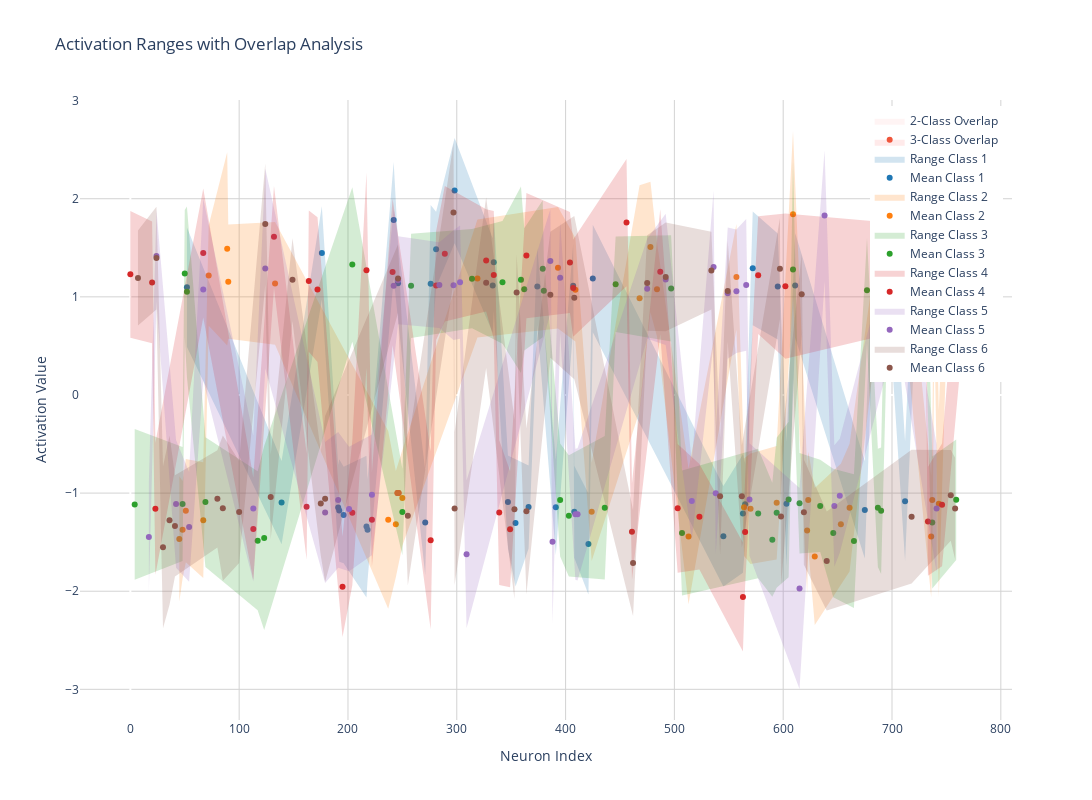

The notebook cell saved with this chart:
### Code cell
import torch
import numpy as np
import plotly.graph_objects as go
from itertools import combinations
from ipywidgets import VBox, Output
from IPython.display import display

def compute_ranges_and_overlaps(fc_vals_per_class, masks_per_class, tao=0.2):
    """
    Compute ranges and find overlapping neurons between different class combinations
    """
    num_classes = len(fc_vals_per_class)
    # Get number of neurons from the first activation array
    first_fc = fc_vals_per_class[0]
    if isinstance(first_fc, list):
        num_neurons = len(first_fc[0])
    else:
        num_neurons = first_fc.shape[1] if hasattr(first_fc, 'shape') else len(first_fc[0])
    
    # Convert all data to numpy arrays and compute ranges in one pass
    ranges = []
    masks_np = []
    
    for fc_vals, mask in zip(fc_vals_per_class, masks_per_class):
        # Convert and compute fc_vals statistics
        if isinstance(fc_vals, list):
            fc_vals = np.array(fc_vals)
        elif torch.is_tensor(fc_vals):
            fc_vals = fc_vals.cpu().numpy()
            
        mean = np.mean(fc_vals, axis=0)
        std = np.std(fc_vals, axis=0)
        ranges.append({
            'mean': mean,
            'lower': mean - tao * std,
            'upper': mean + tao * std
        })
        
        # Convert masks
        if torch.is_tensor(mask):
            mask = mask.cpu().numpy()
        masks_np.append(mask.astype(bool))
    
    # Compute overlaps efficiently
    overlap_info = {
        'neurons': np.zeros(num_neurons, dtype=int),
        'combinations': {}
    }

    # Pre-compute active neurons for each class
    active_neurons = [~mask for mask in masks_np]
    
    # For each neuron, find all classes where it's active and check overlaps
    for neuron in range(num_neurons):
        # Get classes where this neuron is active
        active_classes = [i for i, active in enumerate(active_neurons) if active[neuron]]
        
        if len(active_classes) >= 2:
            # Check if ranges overlap for active classes
            min_upper = min(ranges[cls_idx]['upper'][neuron] for cls_idx in active_classes)
            max_lower = max(ranges[cls_idx]['lower'][neuron] for cls_idx in active_classes)
            
            if max_lower <= min_upper:  # Ranges overlap
                overlap_info['neurons'][neuron] = len(active_classes)
                overlap_info['combinations'][neuron] = tuple(active_classes)

    return ranges, overlap_info

def create_detailed_range_plot(fc_vals_per_class, masks_per_class, tao=0.2, title="Activation Ranges with Overlap Analysis"):
    """
    Create visualization showing activation ranges and overlaps
    """
    print("Computing ranges and overlaps...")
    ranges, overlap_info = compute_ranges_and_overlaps(fc_vals_per_class, masks_per_class, tao)
    num_classes = len(fc_vals_per_class)
    num_neurons = len(overlap_info['neurons'])
    
    print("Creating visualization...")
    
    # Create color scheme for different overlap levels
    overlap_colors = {
        0: 'rgba(200, 200, 200, 0.1)',  # No overlap
        2: 'rgba(255, 200, 200, 0.2)',  # 2 classes
        3: 'rgba(255, 150, 150, 0.2)',  # 3 classes
        4: 'rgba(255, 100, 100, 0.2)',  # 4 classes
        5: 'rgba(255, 50, 50, 0.2)',    # 5 classes
        6: 'rgba(255, 0, 0, 0.2)'       # 6 classes
    }
    
    class_colors = [
        'rgb(31, 119, 180)',   # blue
        'rgb(255, 127, 14)',   # orange
        'rgb(44, 160, 44)',    # green
        'rgb(214, 39, 40)',    # red
        'rgb(148, 103, 189)',  # purple
        'rgb(140, 86, 75)',    # brown
    ]
    
    fig = go.Figure()
    
    # Add background color for overlap regions efficiently
    overlap_neurons = np.where(overlap_info['neurons'] >= 2)[0]
    if len(overlap_neurons) > 0:
        for n_classes in range(2, num_classes + 1):
            neurons = np.where(overlap_info['neurons'] == n_classes)[0]
            if len(neurons) > 0:
                fig.add_trace(go.Scatter(
                    x=np.concatenate([neurons - 0.5, neurons + 0.5, [neurons[-1] + 0.5, neurons[0] - 0.5]]),
                    y=[fig.layout.yaxis.range[0] if fig.layout.yaxis.range else -1] * (len(neurons) * 2 + 2),
                    fill="toself",
                    fillcolor=overlap_colors[n_classes],
                    line=dict(width=0),
                    showlegend=True,
                    name=f'{n_classes}-Class Overlap',
                    hoverinfo='skip'
                ))
    
    # Add ranges for each class
    for class_idx in range(num_classes):
        mask = masks_per_class[class_idx]
        if torch.is_tensor(mask):
            mask = mask.cpu().numpy()
        mask = mask.astype(bool)
        
        active_indices = np.where(~mask)[0]
        
        if len(active_indices) > 0:
            fig.add_trace(go.Scatter(
                x=np.concatenate([active_indices, active_indices[::-1]]),
                y=np.concatenate([
                    ranges[class_idx]['upper'][active_indices],
                    ranges[class_idx]['lower'][active_indices][::-1]
                ]),
                fill='toself',
                fillcolor=class_colors[class_idx].replace('rgb', 'rgba').replace(')', ', 0.2)'),
                line=dict(color='rgba(0,0,0,0)'),
                name=f'Range Class {class_idx + 1}',
                showlegend=True,
                hoverinfo='skip'
            ))
            
            fig.add_trace(go.Scatter(
                x=active_indices,
                y=ranges[class_idx]['mean'][active_indices],
                mode='markers',
                marker=dict(
                    size=6,
                    color=class_colors[class_idx],
                    symbol='circle'
                ),
                name=f'Mean Class {class_idx + 1}',
                hovertemplate=(
                    "Neuron: %{x}<br>" +
                    "Mean: %{y:.3f}<br>" +
                    f"Range: %{{customdata[0]:.3f}} to %{{customdata[1]:.3f}}<br>" +
                    f"Class: {class_idx + 1}<br>" +
                    "Overlapping Classes: %{customdata[2]}"
                ),
                customdata=np.column_stack((
                    ranges[class_idx]['lower'][active_indices],
                    ranges[class_idx]['upper'][active_indices],
                    [', '.join([f'Class {i+1}' for i in overlap_info['combinations'].get(idx, [])]) 
                     if idx in overlap_info['combinations'] else 'None'
                     for idx in active_indices]
                ))
            ))
    
    fig.update_layout(
        title=title,
        xaxis_title='Neuron Index',
        yaxis_title='Activation Value',
        width=1500,
        height=800,
        plot_bgcolor='white',
        showlegend=True,
        legend=dict(
            yanchor="top",
            y=0.99,
            xanchor="right",
            x=0.99
        )
    )
    
    fig.update_xaxes(showgrid=True, gridwidth=1, gridcolor='LightGrey')
    fig.update_yaxes(showgrid=True, gridwidth=1, gridcolor='LightGrey')
    
    print("Visualization complete!")
    return fig

def visualize_ranges_with_overlaps(all_fc_vals, all_masks, tao=0.2):
    """
    Create and display the visualization
    """
    print("Starting visualization...")
    out = Output()
    with out:
        fig = create_detailed_range_plot(all_fc_vals, all_masks, tao)
        if fig is not None:
            display(fig)
    
    display(out)
    
all_masks = []
for fc1 in all_fc_vals:
    mask_max, mask_std, mask_intersection, mask_max_low_std, mask_max_high_std, mask_std_high_max = compute_masks(fc1, 0.05)
    all_masks.append(mask_max)
    
visualize_ranges_with_overlaps(all_fc_vals, all_masks, tao=2)

### Figure 1 — Plotly figure (JSON) as saved in the notebook; plotly's stock layout.template omitted (floating-point values rounded to 4 significant figures)
{"data": [{"fill": "toself", "fillcolor": "rgba(255, 200, 200, 0.2)", "hoverinfo": "skip", "line": {"width": 0}, "name": "2-Class Overlap", "showlegend": true, "type": "scatter", "x": [23.5, 47.5, 51.5, 112.5, 123.5, 178.5, 190.5, 221.5, 241.5, 249.5, 280.5, 296.5, 326.5, 333.5, 385.5, 406.5, 474.5, 491.5, 548.5, 556.5, 562.5, 564.5, 593.5, 608.5, 614.5, 695.5, 730.5, 736.5, 24.5, 48.5, 52.5, 113.5, 124.5, 179.5, 191.5, 222.5, 242.5, 250.5, 281.5, 297.5, 327.5, 334.5, 386.5, 407.5, 475.5, 492.5, 549.5, 557.5, 563.5, 565.5, 594.5, 609.5, 615.5, 696.5, 731.5, 737.5, 737.5, 23.5], "y": [-1, -1, -1, -1, -1, -1, -1, -1, -1, -1, -1, -1, -1, -1, -1, -1, -1, -1, -1, -1, -1, -1, -1, -1, -1, -1, -1, -1, -1, -1, -1, -1, -1, -1, -1, -1, -1, -1, -1, -1, -1, -1, -1, -1, -1, -1, -1, -1, -1, -1, -1, -1, -1, -1, -1, -1, -1, -1]}, {"fill": "toself", "fillcolor": "rgba(255, 150, 150, 0.2)", "hoverinfo": "skip", "line": {"width": 0}, "name": "3-Class Overlap", "showlegend": true, "type": "scatter", "x": [245.5, 246.5, 246.5, 245.5], "y": [-1, -1, -1, -1]}, {"fill": "toself", "fillcolor": "rgba(31, 119, 180, 0.2)", "hoverinfo": "skip", "line": {"color": "rgba(0,0,0,0)"}, "name": "Range Class 1", "showlegend": true, "type": "scatter", "x": [52, 139, 176, 191, 192, 196, 217, 218, 242, 246, 271, 276, 281, 298, 333, 334, 347, 354, 366, 374, 391, 407, 408, 421, 425, 545, 563, 565, 572, 595, 603, 611, 675, 683, 687, 696, 712, 721, 721, 712, 696, 687, 683, 675, 611, 603, 595, 572, 565, 563, 545, 425, 421, 408, 407, 391, 374, 366, 354, 347, 334, 333, 298, 281, 276, 271, 246, 242, 218, 217, 196, 192, 191, 176, 139, 52], "y": [1.706, -0.6724, 1.922, -0.7138, -0.6539, -0.7308, -0.6187, -0.8582, 2.374, 1.555, -0.7634, 1.936, 1.869, 2.62, 1.598, 1.845, -0.6163, -0.6546, -0.7191, 1.5, -0.6598, 1.543, -0.7205, -1.003, 1.735, -0.9282, -0.6048, -0.6963, 1.871, 1.644, -0.4771, 1.649, -0.6746, 1.896, 2.097, 2.326, -0.4726, 1.619, 0.582, -1.693, 1.027, 0.7122, 0.8109, -1.668, 0.5827, -1.742, 0.5646, 0.7105, -1.529, -1.811, -1.953, 0.6393, -2.033, -1.659, 0.6818, -1.631, 0.7121, -1.565, -1.953, -1.563, 0.8587, 0.6351, 1.546, 1.1, 0.3297, -1.836, 0.7221, 1.191, -1.888, -2.065, -1.714, -1.701, -1.58, 0.9736, -1.521, 0.4886]}, {"customdata": [["0.48861963", "1.7063084", "Class 1, Class 3"], ["-1.5211929", "-0.67236054", "None"], ["0.9735859", "1.9223237", "None"], ["-1.5795139", "-0.7138022", "Class 1, Class 5"], ["-1.7007076", "-0.6539334", "None"], ["-1.7137754", "-0.7307934", "None"], ["-2.064547", "-0.6186511", "None"], ["-1.8878269", "-0.8582398", "None"], ["1.1907883", "2.3740084", "Class 1, Class 5"], ["0.7221086", "1.5553765", "Class 1, Class 5, Class 6"], ["-1.8363116", "-0.76344275", "None"], ["0.32974368", "1.9361162", "None"], ["1.099671", "1.8685178", "Class 1, Class 4"], ["1.5464664", "2.6200843", "None"], ["0.6350695", "1.5982465", "None"], ["0.85873044", "1.8445259", "Class 1, Class 4"], ["-1.5633742", "-0.6162559", "None"], ["-1.9530563", "-0.65455", "None"], ["-1.5646553", "-0.7191043", "None"], ["0.7121374", "1.4999471", "None"], ["-1.6310518", "-0.659791", "None"], ["0.6818326", "1.5425887", "Class 1, Class 4"], ["-1.6594747", "-0.7204772", "None"], ["-2.0330842", "-1.0030148", "None"], ["0.63932097", "1.7348233", "None"], ["-1.9529352", "-0.9281807", "None"], ["-1.8108191", "-0.60482836", "Class 1, Class 4"], ["-1.5290691", "-0.6962601", "Class 1, Class 4"], ["0.71051204", "1.8709878", "None"], ["0.56457996", "1.6443813", "None"], ["-1.7423525", "-0.47709197", "None"], ["0.58269507", "1.6494622", "None"], ["-1.6676546", "-0.67461455", "None"], ["0.810854", "1.8956697", "None"], ["0.7122434", "2.0971599", "None"], ["1.02687", "2.3260958", "Class 1, Class 3"], ["-1.6928927", "-0.47255576", "None"], ["0.5819576", "1.6189687", "None"]], "hovertemplate": "Neuron: %{x}<br>Mean: %{y:.3f}<br>Range: %{customdata[0]:.3f} to %{customdata[1]:.3f}<br>Class: 1<br>Overlapping Classes: %{customdata[2]}", "marker": {"color": "rgb(31, 119, 180)", "size": 6, "symbol": "circle"}, "mode": "markers", "name": "Mean Class 1", "type": "scatter", "x": [52, 139, 176, 191, 192, 196, 217, 218, 242, 246, 271, 276, 281, 298, 333, 334, 347, 354, 366, 374, 391, 407, 408, 421, 425, 545, 563, 565, 572, 595, 603, 611, 675, 683, 687, 696, 712, 721], "y": [1.097, -1.097, 1.448, -1.147, -1.177, -1.222, -1.342, -1.373, 1.782, 1.139, -1.3, 1.133, 1.484, 2.083, 1.117, 1.352, -1.09, -1.304, -1.142, 1.106, -1.145, 1.112, -1.19, -1.518, 1.187, -1.441, -1.208, -1.113, 1.291, 1.104, -1.11, 1.116, -1.171, 1.353, 1.405, 1.676, -1.083, 1.1]}, {"fill": "toself", "fillcolor": "rgba(255, 127, 14, 0.2)", "hoverinfo": "skip", "line": {"color": "rgba(0,0,0,0)"}, "name": "Range Class 2", "showlegend": true, "type": "scatter", "x": [45, 48, 51, 67, 72, 89, 90, 133, 237, 244, 250, 319, 393, 409, 424, 468, 478, 484, 513, 557, 564, 570, 594, 609, 622, 623, 629, 653, 661, 688, 692, 712, 736, 737, 739, 743, 750, 762, 762, 750, 743, 739, 737, 736, 712, 692, 688, 661, 653, 629, 623, 622, 609, 594, 570, 564, 557, 513, 484, 478, 468, 424, 409, 393, 319, 250, 244, 237, 133, 90, 89, 72, 67, 51, 48, 45], "y": [-0.8282, -0.8764, -0.6534, -0.6863, 1.729, 2.474, 1.737, 1.762, -0.3673, -0.776, -0.5611, 1.788, 1.917, 1.599, -0.6903, 2.137, 2.174, 1.558, -0.752, 1.742, -0.6475, -0.5965, -0.5203, 2.69, -0.7377, -0.5769, -0.9481, -0.701, -0.4967, 1.652, 1.688, 1.826, -0.824, -0.4345, 1.822, -0.1545, 1.797, 1.877, 0.4993, 0.4956, -2.06, 0.6788, -1.706, -2.063, 0.6358, 0.4619, 0.7966, -1.8, -1.934, -2.344, -1.562, -2.022, 0.993, -1.676, -1.721, -1.641, 0.6636, -2.133, 0.5952, 0.8424, -0.164, -1.692, 0.5437, 0.6783, 0.5845, -1.538, -1.857, -2.178, 0.511, 0.5727, 0.5047, 0.7058, -1.866, -1.705, -1.87, -2.106]}, {"customdata": [["-2.1060417", "-0.82815236", "None"], ["-1.8703659", "-0.87636083", "Class 2, Class 3"], ["-1.7046278", "-0.6533904", "None"], ["-1.8655341", "-0.686313", "None"], ["0.7058302", "1.7291042", "None"], ["0.5047077", "2.474124", "None"], ["0.57270753", "1.7371038", "None"], ["0.510972", "1.7623873", "None"], ["-2.1775928", "-0.36729056", "None"], ["-1.8570006", "-0.7759753", "None"], ["-1.5375155", "-0.5610565", "Class 2, Class 3"], ["0.58451456", "1.7879617", "None"], ["0.67827994", "1.9165437", "None"], ["0.54371136", "1.598727", "None"], ["-1.6919951", "-0.69034964", "None"], ["-0.16398072", "2.1369293", "None"], ["0.8424435", "2.1741946", "None"], ["0.59522295", "1.558306", "None"], ["-2.1326528", "-0.7520261", "None"], ["0.6636447", "1.7419647", "Class 2, Class 5"], ["-1.6412753", "-0.64749825", "None"], ["-1.7214327", "-0.5964872", "None"], ["-1.6755996", "-0.5203255", "Class 2, Class 3"], ["0.99297816", "2.6902368", "Class 2, Class 3"], ["-2.0224996", "-0.7376977", "None"], ["-1.5621467", "-0.57694834", "None"], ["-2.3436575", "-0.948111", "None"], ["-1.9339933", "-0.70101506", "None"], ["-1.7999594", "-0.49672985", "None"], ["0.7966268", "1.6515706", "None"], ["0.46189427", "1.6883628", "None"], ["0.6358392", "1.8262594", "None"], ["-2.0625062", "-0.8239739", "None"], ["-1.70633", "-0.4344555", "Class 2, Class 3"], ["0.6788121", "1.8219032", "None"], ["-2.0604231", "-0.15449113", "None"], ["0.49560827", "1.797195", "None"], ["0.4993347", "1.8765363", "None"]], "hovertemplate": "Neuron: %{x}<br>Mean: %{y:.3f}<br>Range: %{customdata[0]:.3f} to %{customdata[1]:.3f}<br>Class: 2<br>Overlapping Classes: %{customdata[2]}", "marker": {"color": "rgb(255, 127, 14)", "size": 6, "symbol": "circle"}, "mode": "markers", "name": "Mean Class 2", "type": "scatter", "x": [45, 48, 51, 67, 72, 89, 90, 133, 237, 244, 250, 319, 393, 409, 424, 468, 478, 484, 513, 557, 564, 570, 594, 609, 622, 623, 629, 653, 661, 688, 692, 712, 736, 737, 739, 743, 750, 762], "y": [-1.467, -1.373, -1.179, -1.276, 1.217, 1.489, 1.155, 1.137, -1.272, -1.316, -1.049, 1.186, 1.297, 1.071, -1.191, 0.9865, 1.508, 1.077, -1.442, 1.203, -1.144, -1.159, -1.098, 1.842, -1.38, -1.07, -1.646, -1.318, -1.148, 1.224, 1.075, 1.231, -1.443, -1.07, 1.25, -1.107, 1.146, 1.188]}, {"fill": "toself", "fillcolor": "rgba(44, 160, 44, 0.2)", "hoverinfo": "skip", "line": {"color": "rgba(0,0,0,0)"}, "name": "Range Class 3", "showlegend": true, "type": "scatter", "x": [4, 48, 50, 52, 69, 117, 123, 204, 250, 258, 314, 342, 359, 362, 379, 380, 395, 403, 436, 446, 497, 507, 577, 590, 594, 605, 609, 615, 634, 646, 665, 677, 687, 690, 696, 731, 737, 759, 759, 737, 731, 696, 690, 687, 677, 665, 646, 634, 615, 609, 605, 594, 590, 577, 507, 497, 446, 436, 403, 395, 380, 379, 362, 359, 342, 314, 258, 250, 204, 123, 117, 69, 52, 50, 48, 4], "y": [-0.3459, -0.5295, 1.886, 1.92, -0.4315, -0.7764, -0.5197, 2.117, -0.7512, 1.644, 1.691, 1.773, 2.125, 1.699, 1.983, 1.384, -0.4957, -0.6135, -0.418, 1.615, 1.627, -0.7708, -0.5484, -0.8936, -0.4357, -0.2741, 2.386, -0.5908, -0.6604, -0.7518, -0.808, 1.603, -0.5477, -0.5362, 2.422, 1.909, -0.6265, -0.4528, -1.682, -1.973, 0.6715, 0.8268, -1.825, -1.753, 0.5299, -2.171, -2.061, -1.601, -1.616, 0.1702, -1.858, -1.963, -2.056, -1.867, -2.042, 0.5459, 0.6409, -1.881, -1.85, -1.646, 0.7384, 0.5885, 0.4545, 0.2235, 0.5225, 0.6794, 0.5797, -1.634, 0.5423, -2.395, -2.193, -1.752, 0.1834, 0.5886, -1.691, -1.884]}, {"customdata": [["-1.8843627", "-0.34585387", "None"], ["-1.6907551", "-0.52953964", "Class 2, Class 3"], ["0.58862174", "1.8863372", "None"], ["0.18343502", "1.9199352", "Class 1, Class 3"], ["-1.75193", "-0.43150973", "None"], ["-2.1930401", "-0.77644706", "None"], ["-2.3954191", "-0.51966095", "None"], ["0.5423116", "2.1171765", "None"], ["-1.6343329", "-0.7512431", "Class 2, Class 3"], ["0.5796666", "1.644311", "None"], ["0.6794246", "1.6911559", "None"], ["0.52249116", "1.7728424", "None"], ["0.22353113", "2.1250706", "None"], ["0.4544568", "1.6986246", "None"], ["0.58852977", "1.9833517", "None"], ["0.7383876", "1.3837061", "None"], ["-1.6463335", "-0.49573404", "None"], ["-1.8496532", "-0.6134672", "None"], ["-1.8805797", "-0.41801172", "None"], ["0.6408628", "1.6154648", "None"], ["0.5459145", "1.6265848", "None"], ["-2.0423698", "-0.7708149", "None"], ["-1.867248", "-0.5484347", "None"], ["-2.056132", "-0.89362574", "None"], ["-1.9634676", "-0.43567508", "Class 2, Class 3"], ["-1.8581293", "-0.27406454", "None"], ["0.17024183", "2.385945", "Class 2, Class 3"], ["-1.6159468", "-0.5907845", "Class 3, Class 5"], ["-1.6014273", "-0.6604297", "None"], ["-2.0606945", "-0.75175184", "None"], ["-2.1705942", "-0.80803454", "None"], ["0.5298557", "1.6031606", "None"], ["-1.7531365", "-0.5477389", "None"], ["-1.8247427", "-0.5362178", "None"], ["0.82683593", "2.4220085", "Class 1, Class 3"], ["0.6715252", "1.9085939", "Class 3, Class 4"], ["-1.9732943", "-0.626504", "Class 2, Class 3"], ["-1.6822343", "-0.45278168", "None"]], "hovertemplate": "Neuron: %{x}<br>Mean: %{y:.3f}<br>Range: %{customdata[0]:.3f} to %{customdata[1]:.3f}<br>Class: 3<br>Overlapping Classes: %{customdata[2]}", "marker": {"color": "rgb(44, 160, 44)", "size": 6, "symbol": "circle"}, "mode": "markers", "name": "Mean Class 3", "type": "scatter", "x": [4, 48, 50, 52, 69, 117, 123, 204, 250, 258, 314, 342, 359, 362, 379, 380, 395, 403, 436, 446, 497, 507, 577, 590, 594, 605, 609, 615, 634, 646, 665, 677, 687, 690, 696, 731, 737, 759], "y": [-1.115, -1.11, 1.237, 1.052, -1.092, -1.485, -1.458, 1.33, -1.193, 1.112, 1.185, 1.148, 1.174, 1.077, 1.286, 1.061, -1.071, -1.232, -1.149, 1.128, 1.086, -1.407, -1.208, -1.475, -1.2, -1.066, 1.278, -1.103, -1.131, -1.406, -1.489, 1.067, -1.15, -1.18, 1.624, 1.29, -1.3, -1.068]}, {"fill": "toself", "fillcolor": "rgba(214, 39, 40, 0.2)", "hoverinfo": "skip", "line": {"color": "rgba(0,0,0,0)"}, "name": "Range Class 4", "showlegend": true, "type": "scatter", "x": [0, 20, 23, 67, 113, 132, 162, 164, 172, 195, 204, 217, 222, 241, 276, 281, 289, 327, 334, 339, 349, 364, 404, 407, 456, 461, 487, 503, 523, 563, 565, 577, 602, 689, 731, 733, 746, 764, 764, 746, 733, 731, 689, 602, 577, 565, 563, 523, 503, 487, 461, 456, 407, 404, 364, 349, 339, 334, 327, 289, 281, 276, 241, 222, 217, 204, 195, 172, 164, 162, 132, 113, 67, 23, 20, 0], "y": [1.876, 1.767, -0.4866, 2.104, -0.8418, 2.129, -0.5973, 1.88, 1.811, -1.443, -0.4639, 2.266, -0.7938, 1.999, -0.5751, 1.67, 2.13, 1.894, 1.875, -0.4618, -0.7781, 2.059, 1.865, 1.585, 2.405, -0.9028, 1.892, -0.4991, -0.7026, -1.503, -0.8449, 1.82, 1.848, 1.766, 1.687, -0.7336, -0.494, 1.917, 0.4313, -1.746, -1.843, 0.6434, 0.5991, 0.3703, 0.6203, -1.948, -2.616, -1.778, -1.811, 0.6188, -1.885, 1.109, 0.5939, 0.8357, 0.7822, -1.959, -1.936, 0.5721, 0.8495, 0.749, 0.5614, -2.387, 0.5068, -1.752, 0.2768, -1.938, -2.467, 0.3364, 0.441, -1.679, 1.094, -1.888, 0.7883, -1.832, 0.5277, 0.5833]}, {"customdata": [["0.5833349", "1.8759623", "None"], ["0.5277051", "1.7667483", "None"], ["-1.8322693", "-0.48663318", "None"], ["0.78832287", "2.1043797", "None"], ["-1.8878237", "-0.8418132", "Class 4, Class 5"], ["1.0935181", "2.1290922", "None"], ["-1.6793922", "-0.5972854", "None"], ["0.44104183", "1.8795236", "None"], ["0.336442", "1.8111897", "None"], ["-2.466938", "-1.4431007", "None"], ["-1.9379549", "-0.46392822", "None"], ["0.27683038", "2.2663019", "None"], ["-1.7518767", "-0.7937585", "Class 4, Class 5"], ["0.5068326", "1.9991515", "None"], ["-2.3870697", "-0.5751298", "None"], ["0.5613837", "1.6698191", "Class 1, Class 4"], ["0.749023", "2.1295195", "None"], ["0.84947646", "1.8936666", "Class 4, Class 6"], ["0.57210875", "1.8750224", "Class 1, Class 4"], ["-1.9361529", "-0.4617545", "None"], ["-1.9592906", "-0.77814424", "None"], ["0.7822311", "2.0589454", "None"], ["0.83572173", "1.8653326", "None"], ["0.5938863", "1.585011", "Class 1, Class 4"], ["1.1091826", "2.4045534", "None"], ["-1.8853717", "-0.90281224", "None"], ["0.6187974", "1.8921424", "None"], ["-1.8105001", "-0.49905366", "None"], ["-1.7775545", "-0.7025917", "None"], ["-2.6155424", "-1.5025226", "Class 1, Class 4"], ["-1.9482378", "-0.8448504", "Class 1, Class 4"], ["0.6202885", "1.8204705", "None"], ["0.37031394", "1.8482347", "None"], ["0.5990613", "1.7660966", "None"], ["0.6433625", "1.6871397", "Class 3, Class 4"], ["-1.8427813", "-0.73359245", "None"], ["-1.7460537", "-0.49395895", "None"], ["0.43131703", "1.9173481", "None"]], "hovertemplate": "Neuron: %{x}<br>Mean: %{y:.3f}<br>Range: %{customdata[0]:.3f} to %{customdata[1]:.3f}<br>Class: 4<br>Overlapping Classes: %{customdata[2]}", "marker": {"color": "rgb(214, 39, 40)", "size": 6, "symbol": "circle"}, "mode": "markers", "name": "Mean Class 4", "type": "scatter", "x": [0, 20, 23, 67, 113, 132, 162, 164, 172, 195, 204, 217, 222, 241, 276, 281, 289, 327, 334, 339, 349, 364, 404, 407, 456, 461, 487, 503, 523, 563, 565, 577, 602, 689, 731, 733, 746, 764], "y": [1.23, 1.147, -1.159, 1.446, -1.365, 1.611, -1.138, 1.16, 1.074, -1.955, -1.201, 1.272, -1.273, 1.253, -1.481, 1.116, 1.439, 1.372, 1.224, -1.199, -1.369, 1.421, 1.351, 1.089, 1.757, -1.394, 1.255, -1.155, -1.24, -2.059, -1.397, 1.22, 1.109, 1.183, 1.165, -1.288, -1.12, 1.174]}, {"fill": "toself", "fillcolor": "rgba(148, 103, 189, 0.2)", "hoverinfo": "skip", "line": {"color": "rgba(0,0,0,0)"}, "name": "Range Class 5", "showlegend": true, "type": "scatter", "x": [17, 24, 42, 54, 67, 113, 124, 179, 191, 201, 222, 242, 246, 284, 297, 303, 309, 386, 388, 395, 409, 411, 475, 492, 516, 536, 538, 549, 557, 566, 569, 615, 638, 647, 652, 700, 706, 741, 741, 706, 700, 652, 647, 638, 615, 569, 566, 557, 549, 538, 536, 516, 492, 475, 411, 409, 395, 388, 386, 309, 303, 297, 284, 246, 242, 222, 201, 191, 179, 124, 113, 67, 54, 42, 24, 17], "y": [-0.8901, 1.886, -0.459, -0.7859, 2.001, -0.4129, 2.308, -0.4792, -0.3785, -0.5266, -0.4034, 1.894, 1.617, 1.556, 1.678, 1.727, -0.8702, 1.892, -0.6604, 1.765, -0.5476, -0.542, 1.591, 1.848, -0.6802, 2.08, -0.381, 1.706, 1.687, 1.793, -0.4909, -0.9483, 2.494, -0.5116, -0.4472, 1.584, 1.733, -0.5069, -1.806, 0.5126, 0.4541, -1.609, -1.751, 1.165, -2.996, -1.637, 0.4496, 0.4284, 0.3693, -1.622, 0.528, -1.478, 0.5083, 0.5736, -1.892, -1.884, 0.6256, -2.329, 0.8366, -2.375, 0.5725, 0.5594, 0.6832, 0.7211, 0.3303, -1.633, -1.797, -1.76, -1.915, 0.2694, -1.904, 0.148, -1.905, -1.762, 0.9492, -2.006]}, {"customdata": [["-2.0057232", "-0.89014906", "None"], ["0.94919074", "1.8860029", "Class 5, Class 6"], ["-1.761565", "-0.45900542", "None"], ["-1.9046168", "-0.78594416", "None"], ["0.14801645", "2.0008092", "None"], ["-1.9035113", "-0.4128881", "Class 4, Class 5"], ["0.26938033", "2.3076916", "Class 5, Class 6"], ["-1.915351", "-0.47915256", "Class 5, Class 6"], ["-1.7597133", "-0.37850654", "Class 1, Class 5"], ["-1.797078", "-0.5265802", "None"], ["-1.6325215", "-0.40336645", "Class 4, Class 5"], ["0.33031476", "1.8944165", "Class 1, Class 5"], ["0.7211405", "1.6167856", "Class 1, Class 5, Class 6"], ["0.68317235", "1.556209", "None"], ["0.55944043", "1.6781926", "Class 5, Class 6"], ["0.5724901", "1.7269603", "None"], ["-2.3749762", "-0.8702054", "None"], ["0.8366449", "1.8922658", "Class 5, Class 6"], ["-2.3288858", "-0.6604462", "None"], ["0.62557584", "1.7652686", "None"], ["-1.8839626", "-0.5476386", "None"], ["-1.8915374", "-0.54199195", "None"], ["0.57355404", "1.5909541", "Class 5, Class 6"], ["0.50832856", "1.8478504", "Class 5, Class 6"], ["-1.4784529", "-0.68023396", "None"], ["0.52798045", "2.0802703", "None"], ["-1.6222174", "-0.38103062", "None"], ["0.36926824", "1.7055094", "Class 5, Class 6"], ["0.4284029", "1.6871884", "Class 2, Class 5"], ["0.4496401", "1.7934041", "None"], ["-1.6373769", "-0.49090755", "None"], ["-2.9964967", "-0.94825065", "Class 3, Class 5"], ["1.1652641", "2.4936526", "None"], ["-1.7513363", "-0.5116012", "None"], ["-1.6090443", "-0.44716907", "None"], ["0.4541195", "1.583525", "None"], ["0.51255333", "1.7325543", "None"], ["-1.8056118", "-0.5069297", "None"]], "hovertemplate": "Neuron: %{x}<br>Mean: %{y:.3f}<br>Range: %{customdata[0]:.3f} to %{customdata[1]:.3f}<br>Class: 5<br>Overlapping Classes: %{customdata[2]}", "marker": {"color": "rgb(148, 103, 189)", "size": 6, "symbol": "circle"}, "mode": "markers", "name": "Mean Class 5", "type": "scatter", "x": [17, 24, 42, 54, 67, 113, 124, 179, 191, 201, 222, 242, 246, 284, 297, 303, 309, 386, 388, 395, 409, 411, 475, 492, 516, 536, 538, 549, 557, 566, 569, 615, 638, 647, 652, 700, 706, 741], "y": [-1.448, 1.418, -1.11, -1.345, 1.074, -1.158, 1.289, -1.197, -1.069, -1.162, -1.018, 1.112, 1.169, 1.12, 1.119, 1.15, -1.623, 1.364, -1.495, 1.195, -1.216, -1.217, 1.082, 1.178, -1.079, 1.304, -1.002, 1.037, 1.058, 1.122, -1.064, -1.972, 1.829, -1.131, -1.028, 1.019, 1.123, -1.156]}, {"fill": "toself", "fillcolor": "rgba(140, 86, 75, 0.2)", "hoverinfo": "skip", "line": {"color": "rgba(0,0,0,0)"}, "name": "Range Class 6", "showlegend": true, "type": "scatter", "x": [7, 24, 30, 36, 41, 80, 85, 100, 124, 129, 149, 175, 179, 246, 255, 297, 298, 327, 353, 355, 364, 386, 408, 462, 475, 492, 534, 542, 549, 562, 597, 598, 617, 619, 640, 718, 754, 758, 758, 754, 718, 640, 619, 617, 598, 597, 562, 549, 542, 534, 492, 475, 462, 408, 386, 364, 355, 353, 327, 298, 297, 255, 246, 179, 175, 149, 129, 124, 100, 85, 80, 41, 36, 30, 24, 7], "y": [1.675, 1.917, -0.7288, -0.4162, -0.8177, -0.5633, -0.4139, -0.6732, 2.361, -0.6088, 1.597, -0.5759, -0.2136, 1.533, -0.5206, 2.567, -0.3781, 2.016, -0.2504, 1.434, -0.3404, 1.664, 1.823, -1.174, 1.628, 1.757, 1.665, -0.4323, 1.572, -0.509, 1.8, -0.531, 1.437, -0.6589, -1.187, -0.5592, -0.561, -0.6409, -1.675, -1.485, -1.921, -2.196, -1.73, 0.6164, -1.946, 0.771, -1.556, 0.546, -1.631, 0.871, 0.6504, 0.6543, -2.252, 0.1593, 0.3805, -2.031, 0.6523, -2.078, 0.2742, -1.936, 1.152, -1.942, 0.8413, -1.903, -1.635, 0.7536, -1.471, 1.122, -1.713, -1.893, -1.554, -1.851, -2.139, -2.377, 0.8722, 0.7091]}, {"customdata": [["0.7091361", "1.6749872", "None"], ["0.87224907", "1.9171691", "Class 5, Class 6"], ["-2.3767142", "-0.72876924", "None"], ["-2.138955", "-0.41621095", "None"], ["-1.8512386", "-0.8176955", "None"], ["-1.5542454", "-0.563321", "None"], ["-1.892658", "-0.41394693", "None"], ["-1.7131913", "-0.6732412", "None"], ["1.1222935", "2.3608155", "Class 5, Class 6"], ["-1.4710361", "-0.60881174", "None"], ["0.7536337", "1.5967584", "None"], ["-1.6349704", "-0.5758519", "None"], ["-1.903053", "-0.21355289", "Class 5, Class 6"], ["0.8412651", "1.5331103", "Class 1, Class 5, Class 6"], ["-1.9420843", "-0.5206273", "None"], ["1.151547", "2.5666955", "Class 5, Class 6"], ["-1.9355942", "-0.37814558", "None"], ["0.27415788", "2.015645", "Class 4, Class 6"], ["-2.0783942", "-0.25039238", "None"], ["0.6522856", "1.434304", "None"], ["-2.031064", "-0.34044003", "None"], ["0.38049096", "1.6642487", "Class 5, Class 6"], ["0.1592899", "1.8227091", "None"], ["-2.2522106", "-1.1744068", "None"], ["0.65433514", "1.6283826", "Class 5, Class 6"], ["0.6504444", "1.756576", "Class 5, Class 6"], ["0.8710184", "1.6646755", "None"], ["-1.6313319", "-0.43227893", "None"], ["0.54602516", "1.5723094", "Class 5, Class 6"], ["-1.5557607", "-0.50896275", "None"], ["0.7710352", "1.799936", "None"], ["-1.9459252", "-0.5310293", "None"], ["0.6163963", "1.4372469", "None"], ["-1.7300576", "-0.6588675", "None"], ["-2.19584", "-1.1870546", "None"], ["-1.9208528", "-0.5591575", "None"], ["-1.4851172", "-0.56100386", "None"], ["-1.6753136", "-0.64086974", "None"]], "hovertemplate": "Neuron: %{x}<br>Mean: %{y:.3f}<br>Range: %{customdata[0]:.3f} to %{customdata[1]:.3f}<br>Class: 6<br>Overlapping Classes: %{customdata[2]}", "marker": {"color": "rgb(140, 86, 75)", "size": 6, "symbol": "circle"}, "mode": "markers", "name": "Mean Class 6", "type": "scatter", "x": [7, 24, 30, 36, 41, 80, 85, 100, 124, 129, 149, 175, 179, 246, 255, 297, 298, 327, 353, 355, 364, 386, 408, 462, 475, 492, 534, 542, 549, 562, 597, 598, 617, 619, 640, 718, 754, 758], "y": [1.192, 1.395, -1.553, -1.278, -1.334, -1.059, -1.153, -1.193, 1.742, -1.04, 1.175, -1.105, -1.058, 1.187, -1.231, 1.859, -1.157, 1.145, -1.164, 1.043, -1.186, 1.022, 0.991, -1.713, 1.141, 1.204, 1.268, -1.032, 1.059, -1.032, 1.285, -1.238, 1.027, -1.194, -1.691, -1.24, -1.023, -1.158]}], "layout": {"height": 800, "legend": {"x": 0.99, "xanchor": "right", "y": 0.99, "yanchor": "top"}, "plot_bgcolor": "white", "showlegend": true, "title": {"text": "Activation Ranges with Overlap Analysis"}, "width": 1500, "xaxis": {"gridcolor": "LightGrey", "gridwidth": 1, "showgrid": true, "title": {"text": "Neuron Index"}}, "yaxis": {"gridcolor": "LightGrey", "gridwidth": 1, "showgrid": true, "title": {"text": "Activation Value"}}}}
